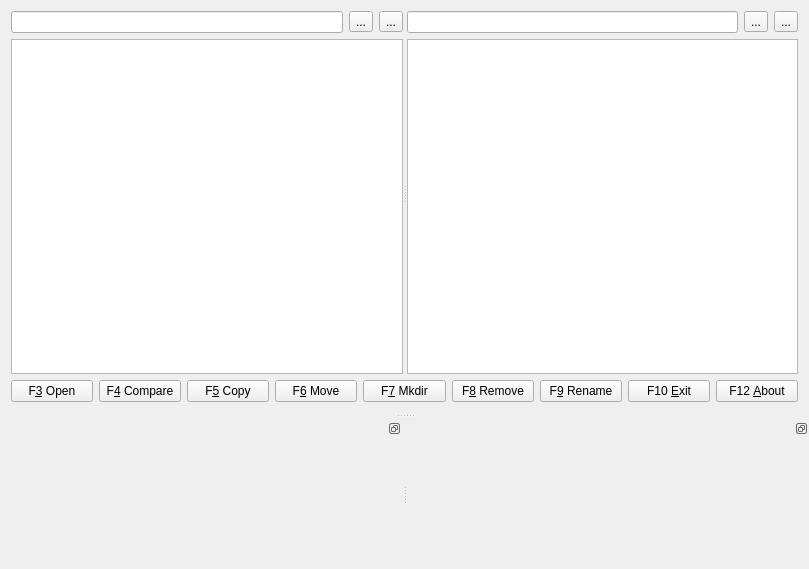
<?xml version="1.0" encoding="UTF-8"?>
<ui version="4.0">
 <class>MainWindow</class>
 <widget class="QMainWindow" name="MainWindow">
  <property name="geometry">
   <rect>
    <x>0</x>
    <y>0</y>
    <width>809</width>
    <height>569</height>
   </rect>
  </property>
  <property name="windowTitle">
   <string>MainWindow</string>
  </property>
  <widget class="QWidget" name="centralWidget">
   <layout class="QVBoxLayout" name="verticalLayout_3">
    <item>
     <widget class="QSplitter" name="splitter">
      <property name="sizePolicy">
       <sizepolicy hsizetype="Expanding" vsizetype="Expanding">
        <horstretch>0</horstretch>
        <verstretch>0</verstretch>
       </sizepolicy>
      </property>
      <property name="orientation">
       <enum>Qt::Horizontal</enum>
      </property>
      <widget class="QWidget" name="widget" native="true">
       <layout class="QVBoxLayout" name="verticalLayout">
        <property name="leftMargin">
         <number>0</number>
        </property>
        <property name="topMargin">
         <number>0</number>
        </property>
        <property name="rightMargin">
         <number>0</number>
        </property>
        <property name="bottomMargin">
         <number>0</number>
        </property>
        <item>
         <layout class="QHBoxLayout" name="horizontalLayout_2">
          <item>
           <widget class="QLineEdit" name="lEPath">
            <property name="sizePolicy">
             <sizepolicy hsizetype="Expanding" vsizetype="Fixed">
              <horstretch>0</horstretch>
              <verstretch>0</verstretch>
             </sizepolicy>
            </property>
           </widget>
          </item>
          <item>
           <widget class="QToolButton" name="tbDuplicates_1">
            <property name="text">
             <string>...</string>
            </property>
            <property name="icon">
             <iconset resource="icons.qrc">
              <normaloff>:/FinderIcons/LGPLIcons/Crystal_Clear_action_editcopy.png</normaloff>:/FinderIcons/LGPLIcons/Crystal_Clear_action_editcopy.png</iconset>
            </property>
           </widget>
          </item>
          <item>
           <widget class="QToolButton" name="tb_Finder_1">
            <property name="text">
             <string>...</string>
            </property>
            <property name="icon">
             <iconset resource="icons.qrc">
              <normaloff>:/FinderIcons/LGPLIcons/Crystal_Clear_action_viewmag.png</normaloff>:/FinderIcons/LGPLIcons/Crystal_Clear_action_viewmag.png</iconset>
            </property>
           </widget>
          </item>
         </layout>
        </item>
        <item>
         <widget class="QTableView" name="filesExplorerView">
          <property name="minimumSize">
           <size>
            <width>0</width>
            <height>0</height>
           </size>
          </property>
          <property name="baseSize">
           <size>
            <width>0</width>
            <height>0</height>
           </size>
          </property>
          <property name="focusPolicy">
           <enum>Qt::ClickFocus</enum>
          </property>
          <property name="showDropIndicator" stdset="0">
           <bool>true</bool>
          </property>
          <property name="selectionMode">
           <enum>QAbstractItemView::ExtendedSelection</enum>
          </property>
          <property name="selectionBehavior">
           <enum>QAbstractItemView::SelectRows</enum>
          </property>
          <property name="showGrid">
           <bool>false</bool>
          </property>
          <property name="cornerButtonEnabled">
           <bool>true</bool>
          </property>
          <attribute name="horizontalHeaderHighlightSections">
           <bool>false</bool>
          </attribute>
          <attribute name="horizontalHeaderStretchLastSection">
           <bool>true</bool>
          </attribute>
          <attribute name="verticalHeaderVisible">
           <bool>false</bool>
          </attribute>
          <attribute name="verticalHeaderDefaultSectionSize">
           <number>16</number>
          </attribute>
          <attribute name="verticalHeaderHighlightSections">
           <bool>false</bool>
          </attribute>
         </widget>
        </item>
       </layout>
      </widget>
      <widget class="QWidget" name="widget_2" native="true">
       <layout class="QVBoxLayout" name="verticalLayout_2">
        <property name="leftMargin">
         <number>0</number>
        </property>
        <property name="topMargin">
         <number>0</number>
        </property>
        <property name="rightMargin">
         <number>0</number>
        </property>
        <property name="bottomMargin">
         <number>0</number>
        </property>
        <item>
         <layout class="QHBoxLayout" name="horizontalLayout_3">
          <item>
           <widget class="QLineEdit" name="lEPath_2">
            <property name="sizePolicy">
             <sizepolicy hsizetype="Expanding" vsizetype="Fixed">
              <horstretch>0</horstretch>
              <verstretch>0</verstretch>
             </sizepolicy>
            </property>
           </widget>
          </item>
          <item>
           <widget class="QToolButton" name="tbDuplicates_2">
            <property name="text">
             <string>...</string>
            </property>
            <property name="icon">
             <iconset resource="icons.qrc">
              <normaloff>:/FinderIcons/LGPLIcons/Crystal_Clear_action_editcopy.png</normaloff>:/FinderIcons/LGPLIcons/Crystal_Clear_action_editcopy.png</iconset>
            </property>
           </widget>
          </item>
          <item>
           <widget class="QToolButton" name="tb_Finder_2">
            <property name="text">
             <string>...</string>
            </property>
            <property name="icon">
             <iconset resource="icons.qrc">
              <normaloff>:/FinderIcons/LGPLIcons/Crystal_Clear_action_viewmag.png</normaloff>:/FinderIcons/LGPLIcons/Crystal_Clear_action_viewmag.png</iconset>
            </property>
           </widget>
          </item>
         </layout>
        </item>
        <item>
         <widget class="QTableView" name="filesExplorerView_2">
          <property name="minimumSize">
           <size>
            <width>0</width>
            <height>0</height>
           </size>
          </property>
          <property name="baseSize">
           <size>
            <width>0</width>
            <height>0</height>
           </size>
          </property>
          <property name="autoFillBackground">
           <bool>false</bool>
          </property>
          <property name="selectionMode">
           <enum>QAbstractItemView::ExtendedSelection</enum>
          </property>
          <property name="selectionBehavior">
           <enum>QAbstractItemView::SelectRows</enum>
          </property>
          <property name="showGrid">
           <bool>false</bool>
          </property>
          <property name="cornerButtonEnabled">
           <bool>true</bool>
          </property>
          <attribute name="horizontalHeaderHighlightSections">
           <bool>false</bool>
          </attribute>
          <attribute name="horizontalHeaderStretchLastSection">
           <bool>true</bool>
          </attribute>
          <attribute name="verticalHeaderVisible">
           <bool>false</bool>
          </attribute>
          <attribute name="verticalHeaderDefaultSectionSize">
           <number>16</number>
          </attribute>
          <attribute name="verticalHeaderHighlightSections">
           <bool>false</bool>
          </attribute>
         </widget>
        </item>
       </layout>
      </widget>
     </widget>
    </item>
    <item>
     <widget class="QFrame" name="frame">
      <property name="minimumSize">
       <size>
        <width>0</width>
        <height>0</height>
       </size>
      </property>
      <property name="frameShape">
       <enum>QFrame::NoFrame</enum>
      </property>
      <property name="frameShadow">
       <enum>QFrame::Plain</enum>
      </property>
      <layout class="QHBoxLayout" name="horizontalLayout">
       <property name="leftMargin">
        <number>0</number>
       </property>
       <property name="topMargin">
        <number>0</number>
       </property>
       <property name="rightMargin">
        <number>0</number>
       </property>
       <property name="bottomMargin">
        <number>0</number>
       </property>
       <item>
        <widget class="QPushButton" name="pbOpen">
         <property name="text">
          <string>F&amp;3 Open</string>
         </property>
        </widget>
       </item>
       <item>
        <widget class="QPushButton" name="pbCompare">
         <property name="text">
          <string>F&amp;4 Compare</string>
         </property>
        </widget>
       </item>
       <item>
        <widget class="QPushButton" name="pbCopy">
         <property name="text">
          <string>F&amp;5 Copy</string>
         </property>
        </widget>
       </item>
       <item>
        <widget class="QPushButton" name="pbMove">
         <property name="text">
          <string>F&amp;6 Move</string>
         </property>
        </widget>
       </item>
       <item>
        <widget class="QPushButton" name="pbMkdir">
         <property name="text">
          <string>F&amp;7 Mkdir</string>
         </property>
        </widget>
       </item>
       <item>
        <widget class="QPushButton" name="pbRemove">
         <property name="text">
          <string>F&amp;8 Remove</string>
         </property>
        </widget>
       </item>
       <item>
        <widget class="QPushButton" name="pbRename">
         <property name="text">
          <string>F&amp;9 Rename</string>
         </property>
        </widget>
       </item>
       <item>
        <widget class="QPushButton" name="pbExit">
         <property name="text">
          <string>F10 &amp;Exit</string>
         </property>
        </widget>
       </item>
       <item>
        <widget class="QPushButton" name="pbAbout">
         <property name="text">
          <string>F12 &amp;About</string>
         </property>
        </widget>
       </item>
      </layout>
     </widget>
    </item>
   </layout>
  </widget>
  <widget class="FileChartDockView" name="chartDockWidget_1">
   <property name="sizePolicy">
    <sizepolicy hsizetype="Minimum" vsizetype="Preferred">
     <horstretch>0</horstretch>
     <verstretch>0</verstretch>
    </sizepolicy>
   </property>
   <property name="minimumSize">
    <size>
     <width>50</width>
     <height>150</height>
    </size>
   </property>
   <property name="floating">
    <bool>false</bool>
   </property>
   <property name="features">
    <set>QDockWidget::DockWidgetFloatable|QDockWidget::DockWidgetMovable</set>
   </property>
   <property name="allowedAreas">
    <set>Qt::BottomDockWidgetArea</set>
   </property>
   <property name="windowTitle">
    <string/>
   </property>
   <attribute name="dockWidgetArea">
    <number>8</number>
   </attribute>
   <widget class="QWidget" name="dockWidgetContents"/>
  </widget>
  <widget class="FileChartDockView" name="chartDockWidget_2">
   <property name="sizePolicy">
    <sizepolicy hsizetype="Minimum" vsizetype="Preferred">
     <horstretch>0</horstretch>
     <verstretch>0</verstretch>
    </sizepolicy>
   </property>
   <property name="minimumSize">
    <size>
     <width>50</width>
     <height>150</height>
    </size>
   </property>
   <property name="features">
    <set>QDockWidget::DockWidgetFloatable|QDockWidget::DockWidgetMovable</set>
   </property>
   <property name="allowedAreas">
    <set>Qt::BottomDockWidgetArea</set>
   </property>
   <property name="windowTitle">
    <string/>
   </property>
   <attribute name="dockWidgetArea">
    <number>8</number>
   </attribute>
   <widget class="QWidget" name="dockWidgetContents_2"/>
  </widget>
 </widget>
 <layoutdefault spacing="6" margin="11"/>
 <customwidgets>
  <customwidget>
   <class>FileChartDockView</class>
   <extends>QDockWidget</extends>
   <header>filechartdockview.h</header>
   <container>1</container>
  </customwidget>
 </customwidgets>
 <resources>
  <include location="icons.qrc"/>
 </resources>
 <connections>
  <connection>
   <sender>pbExit</sender>
   <signal>clicked()</signal>
   <receiver>MainWindow</receiver>
   <slot>close()</slot>
   <hints>
    <hint type="sourcelabel">
     <x>700</x>
     <y>298</y>
    </hint>
    <hint type="destinationlabel">
     <x>715</x>
     <y>367</y>
    </hint>
   </hints>
  </connection>
  <connection>
   <sender>filesExplorerView</sender>
   <signal>doubleClicked(QModelIndex)</signal>
   <receiver>chartDockWidget_1</receiver>
   <slot>update()</slot>
   <hints>
    <hint type="sourcelabel">
     <x>126</x>
     <y>132</y>
    </hint>
    <hint type="destinationlabel">
     <x>185</x>
     <y>355</y>
    </hint>
   </hints>
  </connection>
  <connection>
   <sender>filesExplorerView_2</sender>
   <signal>doubleClicked(QModelIndex)</signal>
   <receiver>chartDockWidget_2</receiver>
   <slot>update()</slot>
   <hints>
    <hint type="sourcelabel">
     <x>503</x>
     <y>103</y>
    </hint>
    <hint type="destinationlabel">
     <x>511</x>
     <y>367</y>
    </hint>
   </hints>
  </connection>
 </connections>
</ui>
